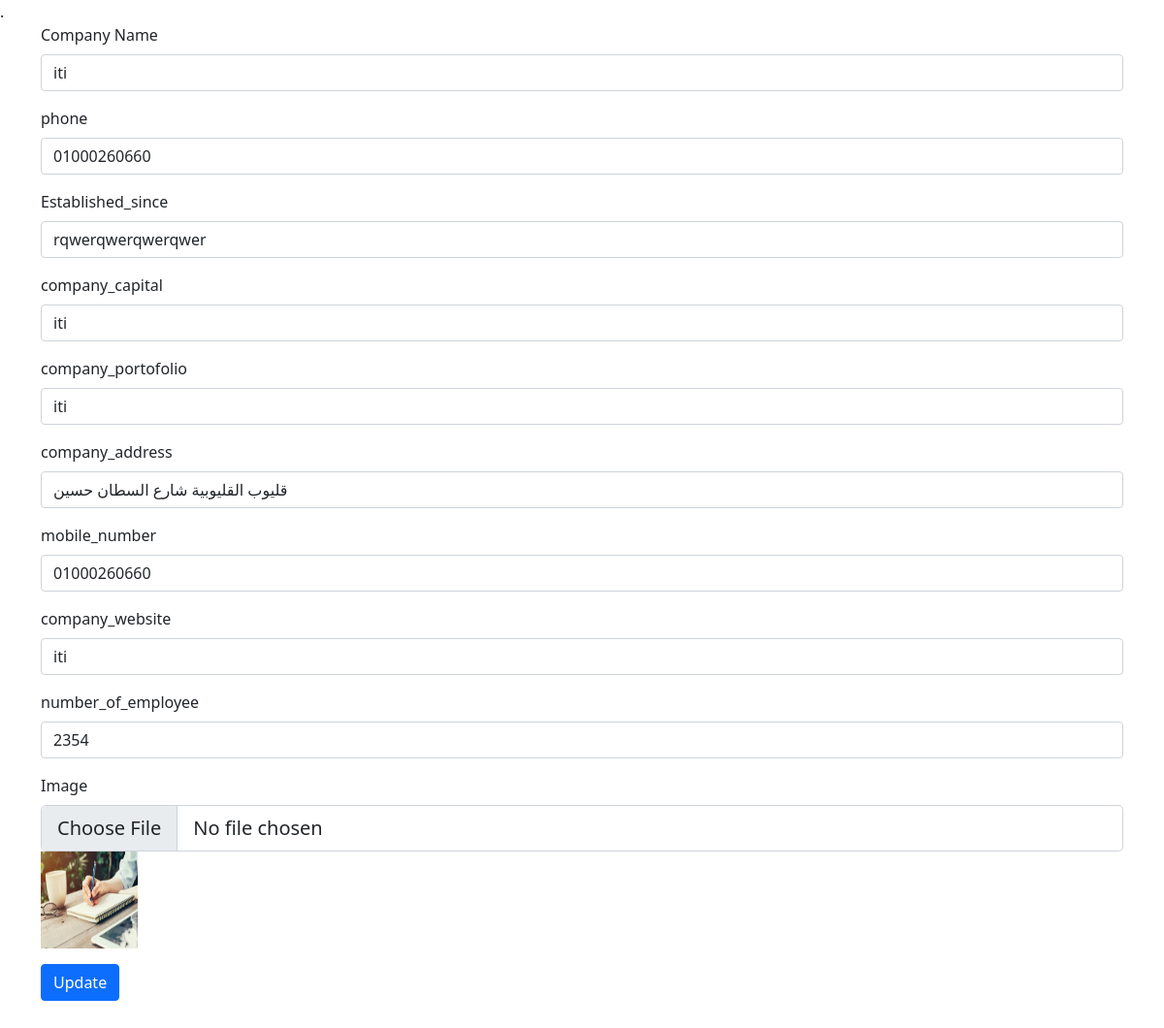
The app's page /update.php?id=2 with its own data.
### tables this page shows
CREATE TABLE `company` (
  `id` int(11) NOT NULL,
  `company_name` varchar(255) NOT NULL,
  `phone` varchar(15) NOT NULL,
  `Established_since` varchar(255) NOT NULL,
  `company_capital` varchar(255) NOT NULL,
  `company_portofolio` varchar(255) NOT NULL,
  `image` text NOT NULL,
  `company_address` varchar(255) NOT NULL,
  `mobile_number` varchar(15) NOT NULL,
  `company_website` varchar(255) NOT NULL,
  `number_of_employee` smallint(6) NOT NULL
);

### CRUD.php (called while the page is built, shortened)
<?php
require 'DB.php';
class Crud
{
    public function show($id)
    {
        global $conn;
        $query = "SELECT * From company where id = $id";
        $result = $conn->prepare($query);
        $result->execute();
        $data  = $result->fetch(PDO::FETCH_ASSOC);
        return $data;
    }
}
$getData = new Crud();

### update.php (the view, shortened to what this page needs)
<?php
require 'CRUD.php';
$id1 = $_REQUEST['id'];
$data = $getData->show($id1);
$company_name = $data['company_name'];
$phone = $data['phone'];
$Established_since = $data['Established_since'];
$company_capital = $data['company_capital'];
$company_portofolio = $data['company_portofolio'];
$company_address = $data['company_address'];
$mobile_number = $data['mobile_number'];
$company_website = $data['company_website'];
$number_of_employee = $data['number_of_employee'];
$image = $data['image'];
?>
<link href="https://cdn.jsdelivr.net/npm/bootstrap@5.0.2/dist/css/bootstrap.min.css" rel="stylesheet"
>
.<div class="container">
    <form action="./edit.php" method="post" enctype="multipart/form-data">
        <div class="mb-3">
            <label for="company_name" class="form-label">Company Name</label>
            <input type="text" name="company_name" value="<?= $company_name ?>" class="form-control" id="company_name"
                aria-describedby="emailHelp">
        </div>
        <div class="mb-3">
            <label for="phone" class="form-label">phone</label>
            <input type="phone" name="phone" value="<?= $phone ?>" class="form-control" id="phone">
        </div>
        <div class="mb-3">
            <label for="Established_since" class="form-label">Established_since</label>
            <input type="text" name="Established_since" value="<?= $Established_since ?>" class="form-control"
                id="Established_since">
        </div>
        <div class="mb-3">
            <label for="company_capital" class="form-label">company_capital</label>
            <input type="text" name="company_capital" value="<?= $company_capital ?>" class="form-control"
                id="company_capital">
        </div>
        <div class="mb-3">
            <label for="company_portofolio" class="form-label">company_portofolio</label>
            <input type="text" name="company_portofolio" value="<?= $company_portofolio ?>" class="form-control"
                id="company_portofolio">
        </div>
        <div class="mb-3">
            <label for="company_address" class="form-label">company_address</label>
            <input type="text" name="company_address" value="<?= $company_address ?> " class="form-control"
                id="company_address">
        </div>
        <div class="mb-3">
            <label for="mobile_number" class="form-label">mobile_number</label>
            <input type="phone" name="mobile_number" value="<?= $mobile_number ?>" class="form-control"
                id="mobile_number">
        </div>
        <div class="mb-3">
            <label for="company_website" class="form-label">company_website</label>
            <input type="text" name="company_website" value="<?= $company_website ?>" class="form-control"
                id="company_website">
        </div>
        <div class="mb-3">
            <label for="numper_of_employee" class="form-label">number_of_employee</label>
            <input type="number" name="number_of_employee" value="<?= $number_of_employee ?>" class="form-control"
                id="numper_of_employee" aria-describedby="emailHelp">
        </div>
        <div class="mb-3">
            <label for="formFileLg" class="form-label">Image</label>
            <input class="form-control form-control-lg" id="formFileLg" type="file" name="image">
            <img src="./images/<?= $image ?>" width="100px" height="100px">
        </div>
        <input type="submit" value="Update" class="mb-3 btn btn-primary">
    </form>
</div>

### records on screen
company: company_name "iti", phone "01000260660", Established_since "rqwerqwerqwerqwer", company_capital "iti", company_portofolio "iti", company_address "قليوب القليوبية شارع السطان حسين", mobile_number "01000260660", company_website "iti", number_of_employee "2354", image (picture)
